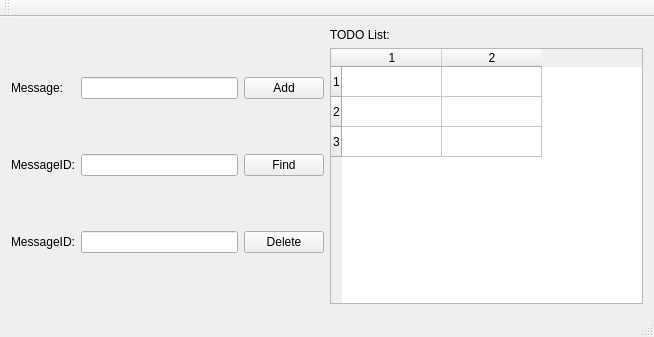
<?xml version="1.0" encoding="UTF-8"?>
<ui version="4.0">
 <class>MainWindow</class>
 <widget class="QMainWindow" name="MainWindow">
  <property name="geometry">
   <rect>
    <x>0</x>
    <y>0</y>
    <width>654</width>
    <height>337</height>
   </rect>
  </property>
  <property name="windowTitle">
   <string>MainWindow</string>
  </property>
  <widget class="QWidget" name="centralWidget">
   <layout class="QHBoxLayout" name="horizontalLayout_2">
    <item>
     <layout class="QHBoxLayout" name="horizontalLayout">
      <item>
       <layout class="QGridLayout" name="gridLayout">
        <item row="0" column="1">
         <widget class="QLineEdit" name="lineEditMessage"/>
        </item>
        <item row="0" column="0">
         <widget class="QLabel" name="label">
          <property name="text">
           <string>Message:</string>
          </property>
         </widget>
        </item>
        <item row="0" column="2">
         <widget class="QPushButton" name="pushButtonAdd">
          <property name="text">
           <string>Add</string>
          </property>
         </widget>
        </item>
        <item row="1" column="0">
         <widget class="QLabel" name="label_2">
          <property name="text">
           <string>MessageID:</string>
          </property>
         </widget>
        </item>
        <item row="1" column="1">
         <widget class="QLineEdit" name="lineEditFindID"/>
        </item>
        <item row="1" column="2">
         <widget class="QPushButton" name="pushButtonFind">
          <property name="text">
           <string>Find</string>
          </property>
         </widget>
        </item>
        <item row="2" column="0">
         <widget class="QLabel" name="label_3">
          <property name="text">
           <string>MessageID:</string>
          </property>
         </widget>
        </item>
        <item row="2" column="1">
         <widget class="QLineEdit" name="lineEditDelID"/>
        </item>
        <item row="2" column="2">
         <widget class="QPushButton" name="pushButtonDelete">
          <property name="text">
           <string>Delete</string>
          </property>
         </widget>
        </item>
       </layout>
      </item>
      <item>
       <layout class="QVBoxLayout" name="verticalLayout_2">
        <item>
         <widget class="QLabel" name="label_4">
          <property name="text">
           <string>TODO List:</string>
          </property>
         </widget>
        </item>
        <item>
         <widget class="QTableWidget" name="tableWidget">
          <property name="rowCount">
           <number>3</number>
          </property>
          <property name="columnCount">
           <number>2</number>
          </property>
          <row/>
          <row/>
          <row/>
          <column/>
          <column/>
         </widget>
        </item>
       </layout>
      </item>
     </layout>
    </item>
   </layout>
  </widget>
  <widget class="QMenuBar" name="menuBar">
   <property name="geometry">
    <rect>
     <x>0</x>
     <y>0</y>
     <width>654</width>
     <height>23</height>
    </rect>
   </property>
  </widget>
  <widget class="QToolBar" name="mainToolBar">
   <attribute name="toolBarArea">
    <enum>TopToolBarArea</enum>
   </attribute>
   <attribute name="toolBarBreak">
    <bool>false</bool>
   </attribute>
  </widget>
  <widget class="QStatusBar" name="statusBar"/>
 </widget>
 <layoutdefault spacing="6" margin="11"/>
 <resources/>
 <connections/>
</ui>
